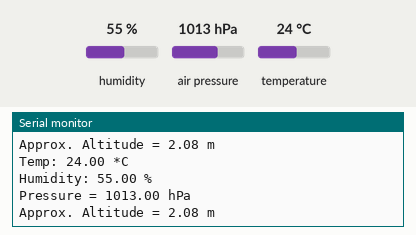
Bench run of a sketch on a simulated Arduino Uno, built with avr-gcc and run on an emulated ATmega328P. On the bench: the last lines printed to the serial monitor. The test bench sets the inputs (shaded band); at power-on: humidity 55 %, air pressure 1013 hPa, temperature 24 °C.

Above: at 1.2 s.
1.3 s: humidity set to 22 %
At 2.6 s:
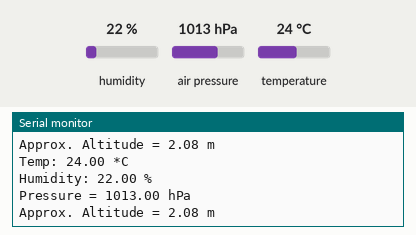
2.8 s: air pressure set to 952 hPa
At 4.0 s:
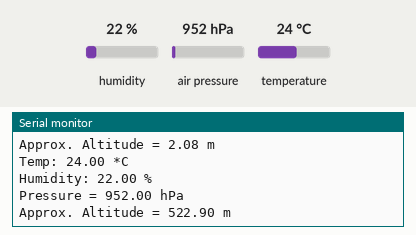

Measured:
- after the input at 1.3 s, the serial monitor: prints a new line after 0.80 s (image 1)
- after the input at 2.8 s, the serial monitor: prints a new line after 0.35 s (image 2)

The sketch:

EB_2.0.ino
```cpp
#include <Wire.h>
#include <Adafruit_Sensor.h>
#include <Adafruit_BME280.h> //Comunicación con el sensor
#include <SoftwareSerial.h> //Librera que permite establecer comunicacion serie en otros pins //Aquí conectamos los pins RXD,TDX del módulo Bluetooth.
SoftwareSerial BT(5, 6); // 5 recibe de TX, 6 envía a RX.
/*#include <SPI.h>
#define BME_SCK 18
#define BME_MISO 19
#define BME_MOSI 23
#define BME_CS 5*/

//#define SEALEVELPRESSURE_HPA (1013.25)
#define SEALEVELPRESSURE_HPA (1013.25)

Adafruit_BME280 bme; // I2C inicializa sensor
//Adafruit_BME280 bme(BME_CS); // hardware SPI
//Adafruit_BME280 bme(BME_CS, BME_MOSI, BME_MISO, BME_SCK); // software SPI
float temp = 0;
float hum = 0;

unsigned long delayTime;

void setup() {               //Setup-Main
  BT.begin(9600);  //Velocidad del puerto del módulo Bluetooth
  Serial.begin(9600);
  Serial.println(F("Iniciando:"));

  bool status;

  // default settings
  // (you can also pass in a Wire library object like &Wire2)
  status = bme.begin(0x76);
  if (!status) {
    Serial.println("BME280 no encontrado, check wiring!");
    while (1);
  }

  Serial.println("----");
  delayTime = 1000;
  Serial.println();
}


void loop() {                 //Loop
  printValues();
  delay(delayTime);
}

void printValues() {          //Function print
  temp = bme.readTemperature();
  BT.print(temp); //send distance to MIT App
  BT.print(";");
  Serial.print("Temp: ");
  Serial.print(temp);
  Serial.println(" *C");//The unit for  Celsius because original arduino don't support speical symbols
  // Convert temperature to Fahrenheit
  /*Serial.print("Temperature = ");
  Serial.print(1.8 * bme.readTemperature() + 32);
  Serial.println(" *F");*/
  hum = bme.readHumidity();
  BT.print(hum); //send distance to MIT App
  BT.println(";");
  Serial.print("Humidity: ");
  Serial.print(hum);
  Serial.println(" %");

  Serial.print("Pressure = ");
  Serial.print(bme.readPressure() / 100.0F);
  Serial.println(" hPa");

  Serial.print("Approx. Altitude = ");
  Serial.print(bme.readAltitude(SEALEVELPRESSURE_HPA));
  Serial.println(" m");

  Serial.println();
}
```
